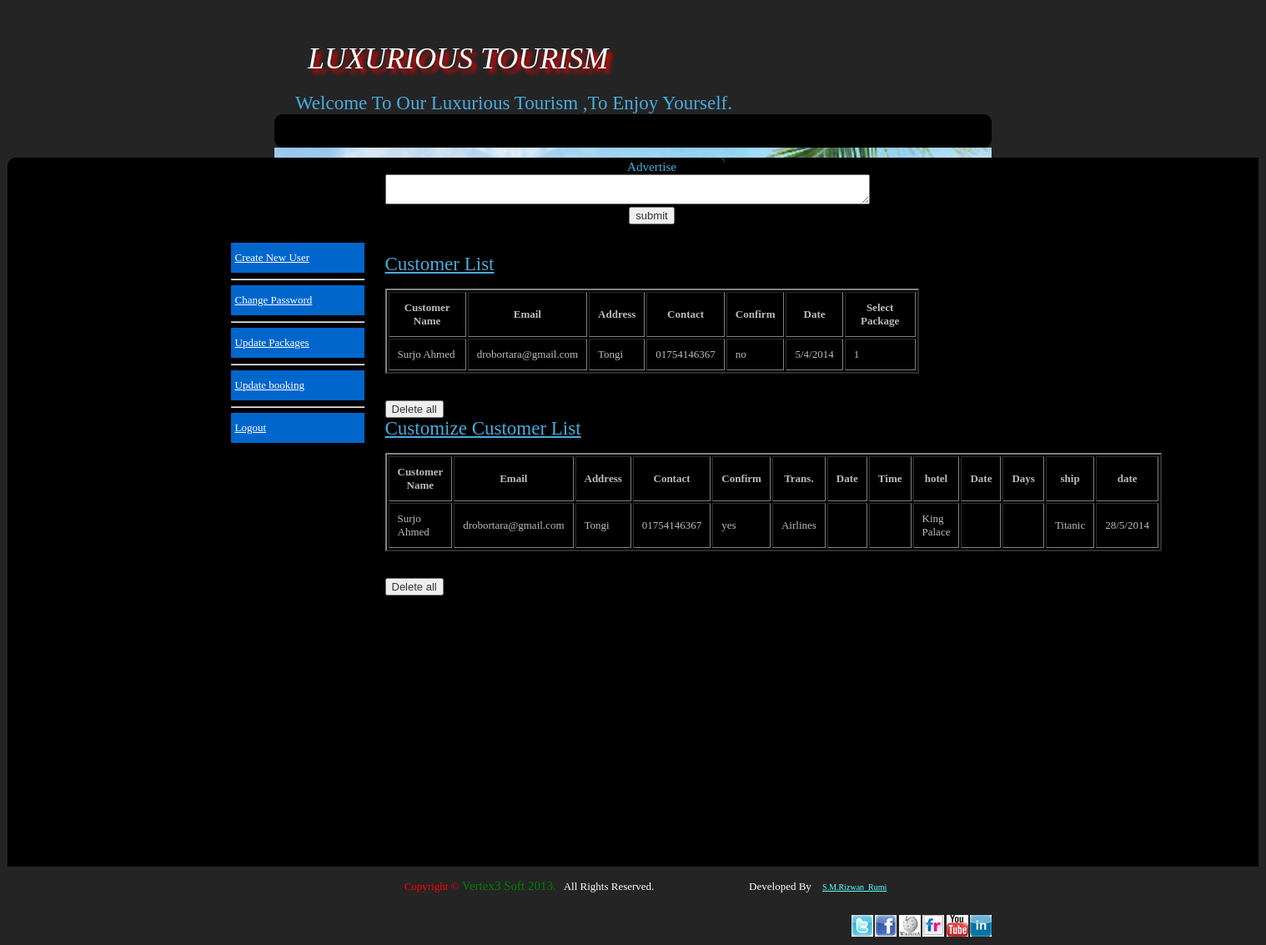
/admin/updatebooking.php, run on the app's committed database.
### tables this page shows
CREATE TABLE IF NOT EXISTS `p_customer` (
  `p_username` varchar(30) NOT NULL,
  `p_email` varchar(50) NOT NULL,
  `p_address` varchar(50) NOT NULL,
  `p_phone` varchar(30) NOT NULL,
  `p_confirm` varchar(5) NOT NULL,
  `p_day` varchar(10) NOT NULL,
  `p_month` varchar(10) NOT NULL,
  `p_year` varchar(10) NOT NULL,
  `p_package` varchar(10) NOT NULL
);

CREATE TABLE IF NOT EXISTS `p_customer_custom` (
  `p_username` varchar(30) NOT NULL,
  `p_email` varchar(50) NOT NULL,
  `p_address` varchar(50) NOT NULL,
  `p_phone` varchar(30) NOT NULL,
  `p_confirm` varchar(5) NOT NULL,
  `p_trans` varchar(20) NOT NULL,
  `p_t_date` varchar(20) NOT NULL,
  `p_t_time` varchar(20) NOT NULL,
  `p_h` varchar(20) NOT NULL,
  `p_h_date` varchar(20) NOT NULL,
  `p_h_days` varchar(20) NOT NULL,
  `p_s` varchar(20) NOT NULL,
  `p_s_date` varchar(20) NOT NULL
);

### base_url.php (called while the page is built)
<?php
function base_Url()
{
    $currentPath = $_SERVER['PHP_SELF'];
    $pathInfo = pathinfo($currentPath);
    $hostName = $_SERVER['HTTP_HOST'];
    $protocol = strtolower(substr($_SERVER["SERVER_PROTOCOL"],0,5))=='https://'?'https://':'http://';
    return $protocol.$hostName.$pathInfo['dirname']."/";
}
?>

### admin/updatebooking.php (the view, shortened to what this page needs)
<?php
 include('../base_url.php');
?>
<!DOCTYPE html PUBLIC "-//W3C//DTD XHTML 1.0 Transitional//EN" "http://www.w3.org/TR/xhtml1/DTD/xhtml1-transitional.dtd">
<html xmlns="http://www.w3.org/1999/xhtml">
<head>
<link rel="stylesheet" type="text/css" href="<?php echo base_url();?>../style/default.css" />
</head>
<body>
<div id="logo-wrap">
<div id="logo">
	<h1><a href="#" class="serif" style="text-align:center" > LUXURIOUS TOURISM </a></h1>
       <h2 class="serif" style="text-align:center"><marquee behavoiur="slide"direction="alternate">
   Welcome To Our Luxurious Tourism ,To Enjoy Yourself.</marquee></h2>
</div>
</div>
<div id="header">
	<div id="menu">	</div>
</div>
<div id="wrapper2">
<div id="wrapper-btm2">
		<div id="page3">
				<div id="page3-bg-top">
					<div id="content3">
					<form method="post" action="advertise_custom.php" name="form" id="form">
							<tr align="center">
								<td><h3 align="center"> Advertise </h3></td>
								<td ><textarea cols="70" rows="0" name="advertise" ></textarea></td>
							 </tr>
							 <table  height="0" width="0"  align="center" >
									<tr align="center">
										<td >
										   <input type="submit" value="submit" >
										</td>
									</tr>
							</table>
						</form>
							 <br><br>
						<form method="post" action="updatebooking.php" name="form" id="form">
					 	<?php
								  echo"
												<h2><U>Customer List </u></h2><br>";
												$table = "p_customer";
												$query = "select * from $table ";
												$package = mysql_query($query);
												if(mysql_num_rows($package) >= 1)
													{
														echo "
															<table border='2' cellpadding='10'>
																<tr>
																	  <th>Customer Name</th>
																	  <th>Email</th>
																	  <th>Address</th>
																	  <th>Contact</th>
																	  <th>Confirm</th>
																	  <th>Date </th>
																	  <th>Select Package</th>
																</tr>";
														while($tem = mysql_fetch_array($package))
															{
																		echo "<tr>";
																		echo "<td>$tem[0]</td>";
																		echo "<td>$tem[1]</td>";
																		echo "<td>$tem[2]</td>";
																		echo "<td>$tem[3]</td>";
																		echo "<td>$tem[4]</td>";
																		echo "<td>$tem[5]/$tem[6]/$tem[7] </td>";
																		echo "<td>$tem[8] </td>";
																		echo "</tr>";
															}
														echo "</table> <br><br>";
													}
							?>
													 <tr>
													 <td> <input type='Submit' name='Submit' value='Delete all'></td>
													 </tr>
						</form>
						<form method="post" action="updatebooking.php" name="form" id="form">
					 	<?php
								  echo"
												<h2><U>Customize Customer List </u></h2><br>";
												$table = "p_customer_custom";
												$query = "select * from $table ";
												$package = mysql_query($query);
												if(mysql_num_rows($package) >= 1)
													{
														echo "
															<table border='2' cellpadding='10'>
																<tr>
																	  <th>Customer Name</th>
																	  <th>Email</th>
																	  <th>Address</th>
																	  <th>Contact</th>
																	  <th>Confirm</th>
																	  <th>Trans. </th>
																	  <th>Date </th>
																	  <th>Time </th>
																	  <th>hotel </th>
																	  <th>Date</th>
																	  <th>Days</th>
																	  <th>ship</th>
																	  <th>date</th>
																</tr>";
														while($tem = mysql_fetch_array($package))
															{
																		echo "<tr>";
																		echo "<td>$tem[0]</td>";
																		echo "<td>$tem[1]</td>";
																		echo "<td>$tem[2]</td>";
																		echo "<td>$tem[3]</td>";
																		echo "<td>$tem[4]</td>";
																		echo "<td>$tem[5]</td>";
																		echo "<td>$tem[6]</td>";
																		echo "<td>$tem[7]</td>";
																		echo "<td>$tem[8]</td>";
																		echo "<td>$tem[9]</td>";
																		echo "<td>$tem[10]</td>";
																		echo "<td>$tem[11]</td>";
																		echo "<td>$tem[12]</td>";
																		echo "</tr>";
															}
														echo "</table> <br><br>";
													}
							?>
													 <tr>
													 <td> <input type='Submit' name='Submit1' value='Delete all'></td>
													 </tr>
						</form>
					</div>
				</div>
				<div id="sidebar1">
					<ul>
					     <a href="<?php echo base_url();?>newuser.php">Create New User</a>
						 <hr ><a href="<?php echo base_url();?>changepasswordpg.php">Change Password</a></hr>
						 <hr ><a href="<?php echo base_url();?>updatepackages.php">Update Packages</a></hr>
						 <hr ><a href="<?php echo base_url();?>updatebooking.php">Update booking</a></hr>
						 <hr ><a href="<?php echo base_url();?>logoff.php">Logout</a></hr>
                    </ul>
				</div>
		</div>
</div>
</div>
<?php
    include('admin_footer.php');
?>

### style/default.css (style rules this page uses)
body { margin-top: 49px; padding: 0; background: #242424; font:13px Georgia, "Times New Roman", Times, serif; font-size: 13px; color: #BBBBBB; }
h1, h2, h3 { margin: 0; font-weight: normal; color: #48ACDE; }
h1 { font-family:"Curlz MT",Curlz MT,serif; font-size: 30px; text-shadow: 5px 5px 5px #FF0000; color: red; color:blue; letter-spacing: 0px; }
h2 { font-size: 23px; }
p, ul, ol { margin: 0 0 2em 0; text-align: justify; line-height: 26px; }
a:link { color: #48ACDE; }
form { margin: 0; padding: 0; }
input, textarea, select { font-family: "Trebuchet MS", Arial, Helvetica, sans-serif; font-size: 13px; color: #333333; }
#header { clear: both; width: 860px; height: 52px; margin: 0 auto; background: url(../images/banner_1.jpg) no-repeat left top; }
#menu { float: left; width: 860px; height: 54px; padding-left: 10px; background: url(../images/img01.jpg) no-repeat left top; }
#logo { width: 820px; height: 60px; margin: 0 auto; }
#logo h1, #logo h2 { float: left; margin: 0; padding: 0 0 0 20px; line-height: normal; }
#logo h1 { font-family: Georgia, "Times New Roman", Times, serif; font-size:36px; font-style: italic; }
#logo h1 a { text-decoration: none; color: #FFFFFF; }
#logo h2 { padding: 20px 0 0 5px; font-family: "Blackadder ITC",Blackadder ITC,serif; color: ##48ACDE; }
#wrapper2 { width: 1500px; margin: 0 auto; background: #000000 url(../images/img02.jpg) no-repeat left top; }
#wrapper-btm2 { // background: url(../images/img03.jpg) no-repeat left bottom; }
#page3 { width: 1045px; margin: 0 auto; height:850px; padding: 0px 0px 0px 0px; }
#page3-bg-top { padding: 0px 180px; }
#content3 { float: right; width: 640px; height: 550px; padding: 0px 0px 0px 0px; // background-color:#FFF; }
#sidebar1 { float:left; width:200px; margin:0; padding:0px 0px 0px 0px; }
#sidebar1 a:link,a:visited { display:block; text-align:left; width:150px; color:#FFF; background:#06C; padding:5px; }

### data on the page
p_customer: p_username "Surjo Ahmed", p_email "drobortara@gmail.com", p_address "Tongi", p_phone "01754146367", p_confirm "no", p_day "5", p_month "4", p_year "2014", p_package "1"
p_customer_custom: p_username "Surjo Ahmed", p_email "drobortara@gmail.com", p_address "Tongi", p_phone "01754146367", p_confirm "yes", p_trans "Airlines", p_h "King Palace", p_s "Titanic", p_s_date "28/5/2014"
